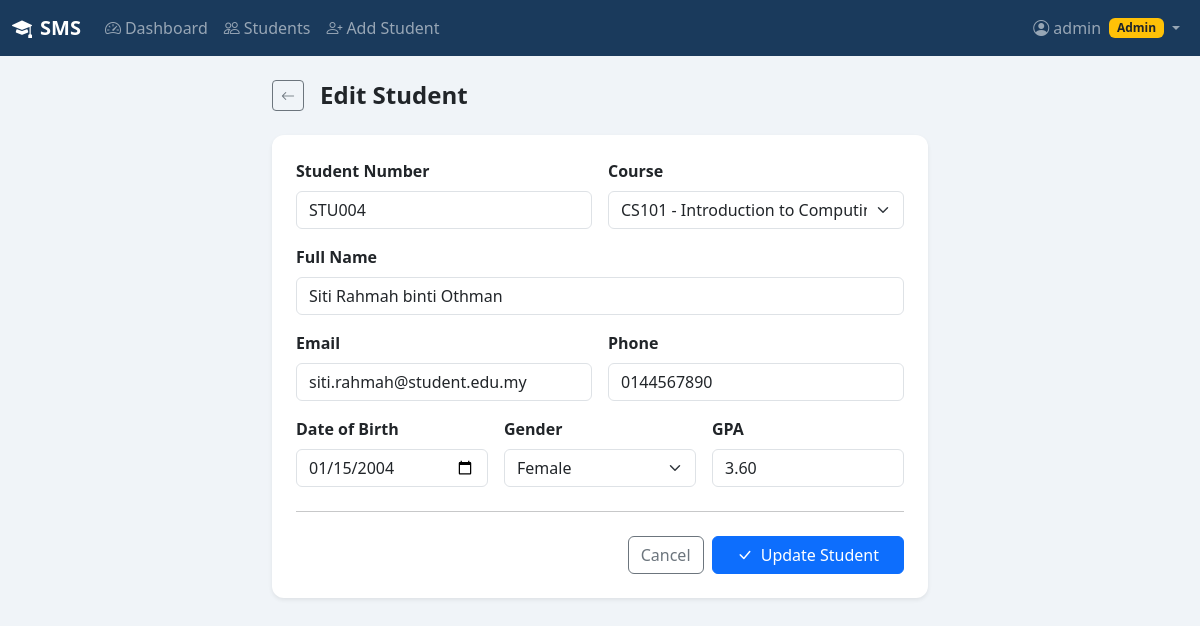
Page /students/edit.php?id=4 (signed in) on the committed database.
### tables this page shows
CREATE TABLE IF NOT EXISTS students (
    id INT AUTO_INCREMENT PRIMARY KEY,
    course_id INT NOT NULL,
    student_no VARCHAR(20) NOT NULL UNIQUE,
    name VARCHAR(100) NOT NULL,
    email VARCHAR(100) NOT NULL UNIQUE,
    phone VARCHAR(20),
    dob DATE,
    gender ENUM('Male','Female','Other') NOT NULL DEFAULT 'Male',
    gpa DECIMAL(3,2) DEFAULT 0.00,
    created_at TIMESTAMP DEFAULT CURRENT_TIMESTAMP,
    FOREIGN KEY (course_id) REFERENCES courses(id) ON DELETE RESTRICT
);

### students/edit.php (the view, shortened to what this page needs)
<?php
require_once '../config/db.php';
$id = intval($_GET['id'] ?? 0);
$stmt = $conn->prepare("
    SELECT s.*, c.id AS course_id
    FROM students s JOIN courses c ON s.course_id = c.id
    WHERE s.id = ?
");
$stmt->bind_param("i", $id);
$stmt->execute();
$student = $stmt->get_result()->fetch_assoc();
$data = $student;
$courses = $conn->query("SELECT id, code, name FROM courses ORDER BY name")->fetch_all(MYSQLI_ASSOC);
$isAdmin = $_SESSION['role'] === 'admin';
?>
<!DOCTYPE html>
<html lang="en">
<head>
    <link href="https://cdn.jsdelivr.net/npm/bootstrap@5.3.3/dist/css/bootstrap.min.css" rel="stylesheet">
    <link href="https://cdn.jsdelivr.net/npm/bootstrap-icons@1.11.3/font/bootstrap-icons.min.css" rel="stylesheet">
</head>
<body>
<?php include '../includes/navbar.php'; ?>
<div class="container py-4" style="max-width:680px">
    <div class="d-flex align-items-center gap-3 mb-4">
        <a href="index.php" class="btn btn-sm btn-outline-secondary">
            <i class="bi bi-arrow-left"></i>
        </a>
        <div>
            <h4 class="mb-0 fw-bold">Edit Student</h4>
        </div>
    </div>
    <div class="card border-0 shadow-sm" style="border-radius:12px">
        <div class="card-body p-4">
            <form method="POST" novalidate>
                <div class="row g-3">
                    <div class="col-md-6">
                        <label class="form-label fw-semibold">Student Number</label>
                        <input type="text" name="student_no" class="form-control"
                               value="<?= htmlspecialchars($data['student_no']) ?>"
                               <?= !$isAdmin ? 'readonly' : '' ?>>
                    </div>
                    <div class="col-md-6">
                        <label class="form-label fw-semibold">Course</label>
                        <?php if ($isAdmin): ?>
                        <select name="course_id" class="form-select">
                            <?php foreach ($courses as $c): ?>
                            <option value="<?= $c['id'] ?>" <?= $data['course_id']==$c['id'] ? 'selected' : '' ?>>
                                <?= htmlspecialchars($c['code'].' - '.$c['name']) ?>
                            </option>
                            <?php endforeach; ?>
                        </select>
                        <?php else: ?>
                        <input type="text" class="form-control" value="<?= htmlspecialchars($data['course_id']) ?>" readonly>
                        <?php endif; ?>
                    </div>
                    <div class="col-12">
                        <label class="form-label fw-semibold">Full Name</label>
                        <input type="text" name="name" class="form-control"
                               value="<?= htmlspecialchars($data['name']) ?>"
                               <?= !$isAdmin ? 'readonly' : '' ?>>
                    </div>
                    <div class="col-md-6">
                        <label class="form-label fw-semibold">Email</label>
                        <input type="email" name="email" class="form-control"
                               value="<?= htmlspecialchars($data['email']) ?>"
                               <?= !$isAdmin ? 'readonly' : '' ?>>
                    </div>
                    <div class="col-md-6">
                        <label class="form-label fw-semibold">Phone <?= !$isAdmin ? '<span class="badge bg-success ms-1 small">Editable</span>' : '' ?></label>
                        <input type="text" name="phone" class="form-control"
                               value="<?= htmlspecialchars($data['phone']) ?>">
                    </div>
                    <div class="col-md-4">
                        <label class="form-label fw-semibold">Date of Birth</label>
                        <input type="date" name="dob" class="form-control"
                               value="<?= htmlspecialchars($data['dob']) ?>"
                               <?= !$isAdmin ? 'readonly' : '' ?>>
                    </div>
                    <div class="col-md-4">
                        <label class="form-label fw-semibold">Gender</label>
                        <?php if ($isAdmin): ?>
                        <select name="gender" class="form-select">
                            <?php foreach (['Male','Female','Other'] as $g): ?>
                            <option value="<?= $g ?>" <?= $data['gender']===$g ? 'selected' : '' ?>><?= $g ?></option>
                            <?php endforeach; ?>
                        </select>
                        <?php else: ?>
                        <input type="text" class="form-control" value="<?= htmlspecialchars($data['gender']) ?>" readonly>
                        <?php endif; ?>
                    </div>
                    <div class="col-md-4">
                        <label class="form-label fw-semibold">GPA <?= !$isAdmin ? '<span class="badge bg-success ms-1 small">Editable</span>' : '' ?></label>
                        <input type="number" name="gpa" class="form-control" step="0.01" min="0" max="4"
                               value="<?= htmlspecialchars($data['gpa']) ?>">
                    </div>
                </div>
                <hr class="my-4">
                <div class="d-flex gap-2 justify-content-end">
                    <a href="index.php" class="btn btn-outline-secondary">Cancel</a>
                    <button type="submit" class="btn btn-primary px-4">
                        <i class="bi bi-check-lg me-1"></i> Update Student
                    </button>
                </div>
            </form>
        </div>
    </div>
</div>
</body>
</html>

### students/edit.php (style rules this page uses)
body { background:#f0f4f8 }

### rows in the picture
students: student_no "STU004", name "Siti Rahmah binti Othman", email "siti.rahmah@student.edu.my", phone "0144567890", dob "01/15/2004", gender "Female", gpa "3.60"

### other values in the picture
$_SESSION['username'] "admin"
$_SESSION['role'] "Admin"
form field course_id "CS101 - Introduction to Computing"
